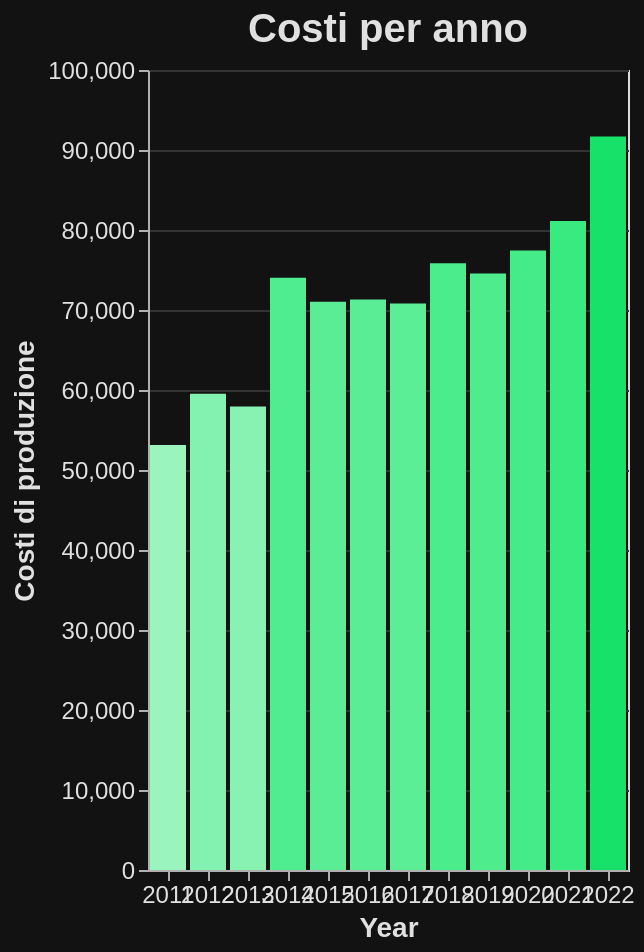

This figure's Vega-Lite source:
### Vega-Lite specification from a JSON file in a GitHub repository (floating-point values rounded to 4 significant figures)
{"$schema": "https://vega.github.io/schema/vega-lite/v5.17.0.json", "config": {"axis": {"domainColor": "#B0B0B0", "gridColor": "#333333", "labelColor": "#E0E0E0", "labelFontSize": 12, "tickColor": "#B0B0B0", "titleColor": "#E0E0E0", "titleFontSize": 14}, "background": "#121212", "legend": {"labelColor": "#E0E0E0", "titleColor": "#E0E0E0"}, "mark": {"color": "#1f77b4"}, "title": {"color": "#E0E0E0", "fontSize": 20}}, "data": {"name": "data-0f6bda27a528fd9b5fcdb18dc62fe1b0"}, "datasets": {"data-0f6bda27a528fd9b5fcdb18dc62fe1b0": [{"(SE131) Total output (€/farm)": 53138, "Year": 2011}, {"(SE131) Total output (€/farm)": 59543, "Year": 2012}, {"(SE131) Total output (€/farm)": 57940, "Year": 2013}, {"(SE131) Total output (€/farm)": 74035, "Year": 2014}, {"(SE131) Total output (€/farm)": 71030, "Year": 2015}, {"(SE131) Total output (€/farm)": 71323, "Year": 2016}, {"(SE131) Total output (€/farm)": 70811, "Year": 2017}, {"(SE131) Total output (€/farm)": 75830, "Year": 2018}, {"(SE131) Total output (€/farm)": 74574, "Year": 2019}, {"(SE131) Total output (€/farm)": 77437, "Year": 2020}, {"(SE131) Total output (€/farm)": 81115, "Year": 2021}, {"(SE131) Total output (€/farm)": 91672, "Year": 2022}]}, "encoding": {"color": {"field": "(SE131) Total output (€/farm)", "legend": null, "scale": {"interpolate": "hsl", "scheme": ["#99f4be", "#18E169"]}, "type": "quantitative"}, "tooltip": [{"field": "(SE131) Total output (€/farm)", "format": ",", "type": "quantitative"}], "x": {"axis": {"labelAngle": 0}, "field": "Year", "title": "Year", "type": "ordinal"}, "y": {"field": "(SE131) Total output (€/farm)", "title": "Costi di produzione", "type": "quantitative"}}, "height": 400, "mark": {"type": "bar"}, "title": "Costi per anno", "width": "container"}
